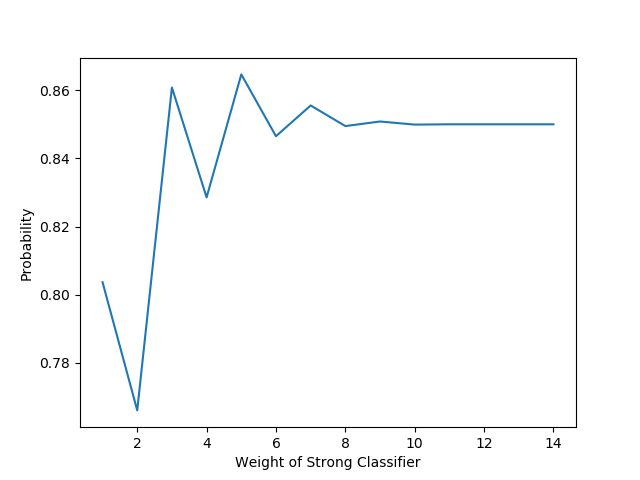

The script that drew this image:
import math
import matplotlib.pyplot as plt

def maj_vote_probability(w):
    c = 10
    K = math.floor((w+c)/2 + 1)
    s = max(K - w, 0)
    probability = 0
    #strong classifier correct
    for k in range(s, c+1):
        probability += 0.85 * math.factorial(c)/math.factorial(k)/math.factorial(c-k)*math.pow(0.6,k)*math.pow(0.4,c-k)
    #strong classifier incorrect    
    for k in range(K, c+1):
        probability += 0.15 *math.factorial(c)/math.factorial(k)/math.factorial(c-k)*math.pow(0.6,k)*math.pow(0.4,c-k)

    return probability

def graph():
    x = [i for i in range(1, 15)]
    y = [maj_vote_probability(w) for w in x]

    plt.figure()
    plt.plot(x, y)
    plt.xlabel('Weight of Strong Classifier')
    plt.ylabel('Probability')
    plt.show()

graph()
